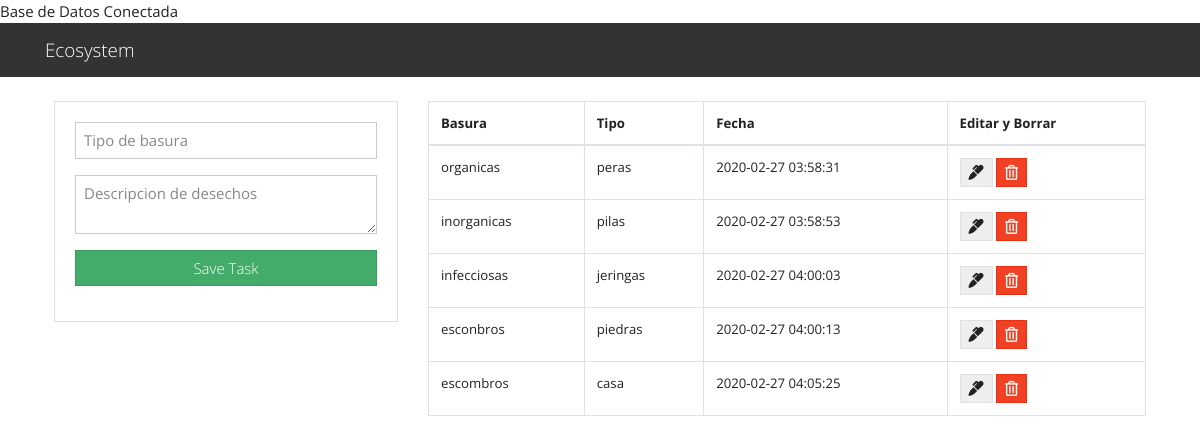
The page / on the database its author committed.
### tables this page shows
CREATE TABLE `task` (
  `id` int(11) NOT NULL,
  `title` varchar(300) NOT NULL,
  `description` text NOT NULL,
  `created_at` timestamp NOT NULL DEFAULT current_timestamp()
);

### index.php (the view, shortened to what this page needs)
<?php include("db.php"); ?>
<?php include('includes/header.php'); ?>
<main class="container p-4">
  <div class="row">
    <div class="col-md-4">
      <div class="card card-body">
        <form action="save_task.php" method="POST">
          <div class="form-group">
            <input type="text" name="title" class="form-control" placeholder="Tipo de basura" autofocus>
          </div>
          <div class="form-group">
            <textarea name="description" rows="2" class="form-control" placeholder="Descripcion de desechos"></textarea>
          </div>
          <input type="submit" name="save_task" class="btn btn-success btn-block" value="Save Task">
        </form>
      </div>
    </div>
    <div class="col-md-8">
      <table class="table table-bordered">
        <thead>
          <tr>
            <th>Basura</th>
            <th>Tipo</th>
            <th>Fecha</th>
            <th>Editar y Borrar</th>
          </tr>
        </thead>
        <tbody>
          <?php
          $query = "SELECT * FROM task";
          $result_tasks = mysqli_query($conn, $query);
          while($row = mysqli_fetch_assoc($result_tasks)) { ?>
          <tr>
            <td><?php echo $row['title']; ?></td>
            <td><?php echo $row['description']; ?></td>
            <td><?php echo $row['created_at']; ?></td>
            <td>
              <a href="edit.php?id=<?php echo $row['id']?>" class="btn btn-secondary">
                <i class="fas fa-marker"></i>
              </a>
              <a href="delete_task.php?id=<?php echo $row['id']?>" class="btn btn-danger">
                <i class="far fa-trash-alt"></i>
              </a>
            </td>
          </tr>
          <?php } ?>
        </tbody>
      </table>
    </div>
  </div>
</main>
<?php include('includes/footer.php'); ?>

### includes/header.php (shortened to what this page needs)
<!DOCTYPE html>
<html lang="en">
  <head>
    <link rel="stylesheet" href="https://bootswatch.com/4/yeti/bootstrap.min.css">
    <link rel="stylesheet" href="https://use.fontawesome.com/releases/v5.6.3/css/all.css">
  </head>
  <body>
    <nav class="navbar navbar-dark bg-dark">
      <div class="container">
        <a class="navbar-brand" href="index.php">Ecosystem</a>
      </div>
    </nav>

### includes/footer.php (shortened to what this page needs)
</body>
</html>

### rows shown on the page
task: title "organicas", description "peras", created_at "2020-02-27 03:58:31"
task: title "inorganicas", description "pilas", created_at "2020-02-27 03:58:53"
task: title "infecciosas", description "jeringas", created_at "2020-02-27 04:00:03"
task: title "esconbros", description "piedras", created_at "2020-02-27 04:00:13"
task: title "escombros", description "casa", created_at "2020-02-27 04:05:25"
